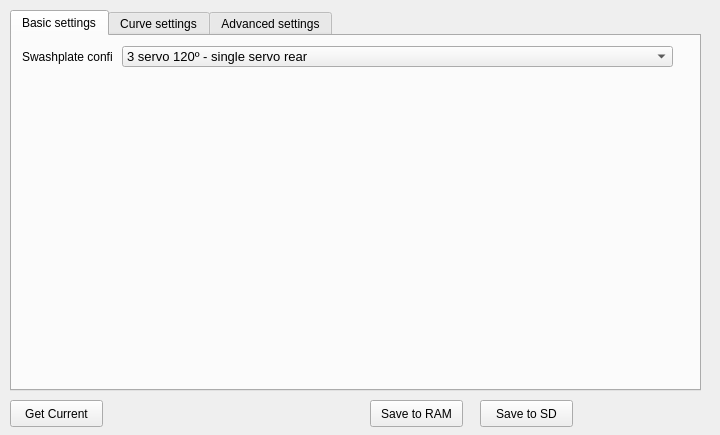
<?xml version="1.0" encoding="UTF-8"?>
<ui version="4.0">
 <class>ccpmWidget</class>
 <widget class="QWidget" name="ccpmWidget">
  <property name="geometry">
   <rect>
    <x>0</x>
    <y>0</y>
    <width>720</width>
    <height>435</height>
   </rect>
  </property>
  <property name="windowTitle">
   <string>Form</string>
  </property>
  <widget class="QTabWidget" name="TabObject">
   <property name="geometry">
    <rect>
     <x>10</x>
     <y>10</y>
     <width>691</width>
     <height>381</height>
    </rect>
   </property>
   <property name="currentIndex">
    <number>0</number>
   </property>
   <widget class="QWidget" name="tab">
    <attribute name="title">
     <string>Basic settings</string>
    </attribute>
    <widget class="QComboBox" name="ccpmType">
     <property name="geometry">
      <rect>
       <x>110</x>
       <y>10</y>
       <width>551</width>
       <height>21</height>
      </rect>
     </property>
     <property name="font">
      <font>
       <pointsize>10</pointsize>
      </font>
     </property>
     <property name="toolTip">
      <string>Select aircraft type here</string>
     </property>
     <item>
      <property name="text">
       <string>3 servo 120º - single servo rear</string>
      </property>
     </item>
     <item>
      <property name="text">
       <string>Custom - Advanced settings</string>
      </property>
     </item>
    </widget>
    <widget class="QLabel" name="label">
     <property name="geometry">
      <rect>
       <x>10</x>
       <y>10</y>
       <width>91</width>
       <height>21</height>
      </rect>
     </property>
     <property name="text">
      <string>Swashplate config:</string>
     </property>
    </widget>
   </widget>
   <widget class="QWidget" name="tab_3">
    <attribute name="title">
     <string>Curve settings</string>
    </attribute>
    <widget class="QTableWidget" name="CurveSettings">
     <property name="geometry">
      <rect>
       <x>20</x>
       <y>190</y>
       <width>261</width>
       <height>141</height>
      </rect>
     </property>
     <property name="font">
      <font>
       <pointsize>8</pointsize>
      </font>
     </property>
     <property name="verticalScrollBarPolicy">
      <enum>Qt::ScrollBarAlwaysOn</enum>
     </property>
     <property name="horizontalScrollBarPolicy">
      <enum>Qt::ScrollBarAlwaysOff</enum>
     </property>
     <property name="autoScroll">
      <bool>false</bool>
     </property>
     <property name="alternatingRowColors">
      <bool>true</bool>
     </property>
     <row>
      <property name="text">
       <string>0%</string>
      </property>
     </row>
     <row>
      <property name="text">
       <string>25%</string>
      </property>
     </row>
     <row>
      <property name="text">
       <string>50%</string>
      </property>
     </row>
     <row>
      <property name="text">
       <string>75%</string>
      </property>
     </row>
     <row>
      <property name="text">
       <string>100%</string>
      </property>
     </row>
     <row>
      <property name="text">
       <string>none</string>
      </property>
     </row>
     <row>
      <property name="text">
       <string>none</string>
      </property>
     </row>
     <row>
      <property name="text">
       <string>none</string>
      </property>
     </row>
     <row>
      <property name="text">
       <string>none</string>
      </property>
     </row>
     <row>
      <property name="text">
       <string>none</string>
      </property>
     </row>
     <column>
      <property name="text">
       <string>Throttle Curve</string>
      </property>
      <property name="textAlignment">
       <set>AlignHCenter|AlignVCenter|AlignCenter</set>
      </property>
     </column>
     <column>
      <property name="text">
       <string>Blade Pitch Curve</string>
      </property>
      <property name="textAlignment">
       <set>AlignHCenter|AlignVCenter|AlignCenter</set>
      </property>
     </column>
     <item row="0" column="0">
      <property name="text">
       <string>0</string>
      </property>
      <property name="textAlignment">
       <set>AlignHCenter|AlignVCenter|AlignCenter</set>
      </property>
     </item>
     <item row="0" column="1">
      <property name="text">
       <string>0</string>
      </property>
      <property name="textAlignment">
       <set>AlignHCenter|AlignVCenter|AlignCenter</set>
      </property>
     </item>
     <item row="1" column="0">
      <property name="text">
       <string>.25</string>
      </property>
      <property name="textAlignment">
       <set>AlignHCenter|AlignVCenter|AlignCenter</set>
      </property>
     </item>
     <item row="1" column="1">
      <property name="text">
       <string>.25</string>
      </property>
      <property name="textAlignment">
       <set>AlignHCenter|AlignVCenter|AlignCenter</set>
      </property>
     </item>
     <item row="2" column="0">
      <property name="text">
       <string>.5</string>
      </property>
      <property name="textAlignment">
       <set>AlignHCenter|AlignVCenter|AlignCenter</set>
      </property>
     </item>
     <item row="2" column="1">
      <property name="text">
       <string>.5</string>
      </property>
      <property name="textAlignment">
       <set>AlignHCenter|AlignVCenter|AlignCenter</set>
      </property>
     </item>
     <item row="3" column="0">
      <property name="text">
       <string>.75</string>
      </property>
      <property name="textAlignment">
       <set>AlignHCenter|AlignVCenter|AlignCenter</set>
      </property>
     </item>
     <item row="3" column="1">
      <property name="text">
       <string>.75</string>
      </property>
      <property name="textAlignment">
       <set>AlignHCenter|AlignVCenter|AlignCenter</set>
      </property>
     </item>
     <item row="4" column="0">
      <property name="text">
       <string>1</string>
      </property>
      <property name="textAlignment">
       <set>AlignHCenter|AlignVCenter|AlignCenter</set>
      </property>
     </item>
     <item row="4" column="1">
      <property name="text">
       <string>1</string>
      </property>
      <property name="textAlignment">
       <set>AlignHCenter|AlignVCenter|AlignCenter</set>
      </property>
     </item>
     <item row="5" column="0">
      <property name="text">
       <string>-</string>
      </property>
      <property name="textAlignment">
       <set>AlignHCenter|AlignVCenter|AlignCenter</set>
      </property>
     </item>
     <item row="5" column="1">
      <property name="text">
       <string>-</string>
      </property>
      <property name="textAlignment">
       <set>AlignHCenter|AlignVCenter|AlignCenter</set>
      </property>
     </item>
     <item row="6" column="0">
      <property name="text">
       <string>-</string>
      </property>
      <property name="textAlignment">
       <set>AlignHCenter|AlignVCenter|AlignCenter</set>
      </property>
     </item>
     <item row="6" column="1">
      <property name="text">
       <string>-</string>
      </property>
      <property name="textAlignment">
       <set>AlignHCenter|AlignVCenter|AlignCenter</set>
      </property>
     </item>
     <item row="7" column="0">
      <property name="text">
       <string>-</string>
      </property>
      <property name="textAlignment">
       <set>AlignHCenter|AlignVCenter|AlignCenter</set>
      </property>
     </item>
     <item row="7" column="1">
      <property name="text">
       <string>-</string>
      </property>
      <property name="textAlignment">
       <set>AlignHCenter|AlignVCenter|AlignCenter</set>
      </property>
     </item>
     <item row="8" column="0">
      <property name="text">
       <string>-</string>
      </property>
      <property name="textAlignment">
       <set>AlignHCenter|AlignVCenter|AlignCenter</set>
      </property>
     </item>
     <item row="8" column="1">
      <property name="text">
       <string>-</string>
      </property>
      <property name="textAlignment">
       <set>AlignHCenter|AlignVCenter|AlignCenter</set>
      </property>
     </item>
     <item row="9" column="0">
      <property name="text">
       <string>-</string>
      </property>
      <property name="textAlignment">
       <set>AlignHCenter|AlignVCenter|AlignCenter</set>
      </property>
     </item>
     <item row="9" column="1">
      <property name="text">
       <string>-</string>
      </property>
      <property name="textAlignment">
       <set>AlignHCenter|AlignVCenter|AlignCenter</set>
      </property>
     </item>
    </widget>
    <widget class="QComboBox" name="CurveType">
     <property name="geometry">
      <rect>
       <x>20</x>
       <y>20</y>
       <width>271</width>
       <height>21</height>
      </rect>
     </property>
     <property name="font">
      <font>
       <pointsize>10</pointsize>
      </font>
     </property>
     <property name="toolTip">
      <string>Select aircraft type here</string>
     </property>
     <item>
      <property name="text">
       <string>Linear</string>
      </property>
     </item>
     <item>
      <property name="text">
       <string>Flat</string>
      </property>
     </item>
     <item>
      <property name="text">
       <string>Step</string>
      </property>
     </item>
     <item>
      <property name="text">
       <string>Custom</string>
      </property>
     </item>
    </widget>
    <widget class="QSpinBox" name="NumCurvePoints">
     <property name="geometry">
      <rect>
       <x>180</x>
       <y>50</y>
       <width>51</width>
       <height>22</height>
      </rect>
     </property>
     <property name="minimum">
      <number>2</number>
     </property>
     <property name="maximum">
      <number>10</number>
     </property>
     <property name="value">
      <number>5</number>
     </property>
    </widget>
    <widget class="QLabel" name="label_2">
     <property name="geometry">
      <rect>
       <x>80</x>
       <y>50</y>
       <width>91</width>
       <height>16</height>
      </rect>
     </property>
     <property name="text">
      <string>Number of points</string>
     </property>
    </widget>
    <widget class="QPushButton" name="ccpmGenerateCurve">
     <property name="geometry">
      <rect>
       <x>150</x>
       <y>140</y>
       <width>121</width>
       <height>27</height>
      </rect>
     </property>
     <property name="toolTip">
      <string>Generate curves based on settings</string>
     </property>
     <property name="text">
      <string>&lt;-- Generate Curve</string>
     </property>
    </widget>
    <widget class="QDoubleSpinBox" name="CurveValue1">
     <property name="geometry">
      <rect>
       <x>40</x>
       <y>100</y>
       <width>62</width>
       <height>22</height>
      </rect>
     </property>
     <property name="decimals">
      <number>1</number>
     </property>
     <property name="maximum">
      <double>10.000000000000000</double>
     </property>
    </widget>
    <widget class="QDoubleSpinBox" name="CurveValue2">
     <property name="geometry">
      <rect>
       <x>130</x>
       <y>100</y>
       <width>62</width>
       <height>22</height>
      </rect>
     </property>
     <property name="decimals">
      <number>1</number>
     </property>
     <property name="maximum">
      <double>10.000000000000000</double>
     </property>
     <property name="value">
      <double>1.000000000000000</double>
     </property>
    </widget>
    <widget class="QDoubleSpinBox" name="CurveValue3">
     <property name="geometry">
      <rect>
       <x>220</x>
       <y>100</y>
       <width>62</width>
       <height>22</height>
      </rect>
     </property>
     <property name="decimals">
      <number>1</number>
     </property>
     <property name="maximum">
      <double>100.000000000000000</double>
     </property>
     <property name="value">
      <double>50.000000000000000</double>
     </property>
    </widget>
    <widget class="QLabel" name="CurveLabel1">
     <property name="geometry">
      <rect>
       <x>40</x>
       <y>80</y>
       <width>61</width>
       <height>16</height>
      </rect>
     </property>
     <property name="text">
      <string>Min</string>
     </property>
    </widget>
    <widget class="QLabel" name="CurveLabel2">
     <property name="geometry">
      <rect>
       <x>130</x>
       <y>80</y>
       <width>61</width>
       <height>16</height>
      </rect>
     </property>
     <property name="text">
      <string>Max</string>
     </property>
    </widget>
    <widget class="QLabel" name="CurveLabel3">
     <property name="geometry">
      <rect>
       <x>220</x>
       <y>80</y>
       <width>61</width>
       <height>16</height>
      </rect>
     </property>
     <property name="text">
      <string>Step point</string>
     </property>
    </widget>
    <widget class="QGraphicsView" name="CurveGraph">
     <property name="geometry">
      <rect>
       <x>310</x>
       <y>10</y>
       <width>371</width>
       <height>331</height>
      </rect>
     </property>
    </widget>
    <widget class="QComboBox" name="CurveToGenerate">
     <property name="geometry">
      <rect>
       <x>30</x>
       <y>140</y>
       <width>111</width>
       <height>21</height>
      </rect>
     </property>
     <property name="font">
      <font>
       <pointsize>10</pointsize>
      </font>
     </property>
     <property name="toolTip">
      <string>Select aircraft type here</string>
     </property>
     <item>
      <property name="text">
       <string>Throttle</string>
      </property>
     </item>
     <item>
      <property name="text">
       <string>Pitch</string>
      </property>
     </item>
    </widget>
   </widget>
   <widget class="QWidget" name="tab_2">
    <attribute name="title">
     <string>Advanced settings</string>
    </attribute>
    <widget class="QTableWidget" name="ServoSettings">
     <property name="geometry">
      <rect>
       <x>10</x>
       <y>30</y>
       <width>251</width>
       <height>141</height>
      </rect>
     </property>
     <property name="sizePolicy">
      <sizepolicy hsizetype="Minimum" vsizetype="Minimum">
       <horstretch>0</horstretch>
       <verstretch>0</verstretch>
      </sizepolicy>
     </property>
     <property name="frameShape">
      <enum>QFrame::StyledPanel</enum>
     </property>
     <property name="frameShadow">
      <enum>QFrame::Plain</enum>
     </property>
     <property name="midLineWidth">
      <number>0</number>
     </property>
     <property name="verticalScrollBarPolicy">
      <enum>Qt::ScrollBarAlwaysOff</enum>
     </property>
     <property name="horizontalScrollBarPolicy">
      <enum>Qt::ScrollBarAlwaysOff</enum>
     </property>
     <property name="autoScroll">
      <bool>false</bool>
     </property>
     <property name="showDropIndicator" stdset="0">
      <bool>false</bool>
     </property>
     <property name="alternatingRowColors">
      <bool>true</bool>
     </property>
     <property name="selectionMode">
      <enum>QAbstractItemView::SingleSelection</enum>
     </property>
     <row>
      <property name="text">
       <string>ServoW</string>
      </property>
     </row>
     <row>
      <property name="text">
       <string>ServoX</string>
      </property>
     </row>
     <row>
      <property name="text">
       <string>ServoY</string>
      </property>
     </row>
     <row>
      <property name="text">
       <string>ServoZ</string>
      </property>
     </row>
     <column>
      <property name="text">
       <string>Angle</string>
      </property>
     </column>
     <column>
      <property name="text">
       <string>Output</string>
      </property>
     </column>
     <item row="0" column="0">
      <property name="text">
       <string>0</string>
      </property>
      <property name="textAlignment">
       <set>AlignHCenter|AlignVCenter|AlignCenter</set>
      </property>
     </item>
     <item row="0" column="1">
      <property name="text">
       <string>8</string>
      </property>
      <property name="textAlignment">
       <set>AlignHCenter|AlignVCenter|AlignCenter</set>
      </property>
     </item>
     <item row="1" column="0">
      <property name="text">
       <string>60</string>
      </property>
      <property name="textAlignment">
       <set>AlignHCenter|AlignVCenter|AlignCenter</set>
      </property>
     </item>
     <item row="1" column="1">
      <property name="text">
       <string>5</string>
      </property>
      <property name="textAlignment">
       <set>AlignHCenter|AlignVCenter|AlignCenter</set>
      </property>
     </item>
     <item row="2" column="0">
      <property name="text">
       <string>180</string>
      </property>
      <property name="textAlignment">
       <set>AlignHCenter|AlignVCenter|AlignCenter</set>
      </property>
     </item>
     <item row="2" column="1">
      <property name="text">
       <string>1</string>
      </property>
      <property name="textAlignment">
       <set>AlignHCenter|AlignVCenter|AlignCenter</set>
      </property>
     </item>
     <item row="3" column="0">
      <property name="text">
       <string>300</string>
      </property>
      <property name="textAlignment">
       <set>AlignHCenter|AlignVCenter|AlignCenter</set>
      </property>
     </item>
     <item row="3" column="1">
      <property name="text">
       <string>0</string>
      </property>
      <property name="textAlignment">
       <set>AlignHCenter|AlignVCenter|AlignCenter</set>
      </property>
     </item>
    </widget>
    <widget class="QLabel" name="label_3">
     <property name="geometry">
      <rect>
       <x>10</x>
       <y>0</y>
       <width>91</width>
       <height>30</height>
      </rect>
     </property>
     <property name="text">
      <string>Servo config:</string>
     </property>
    </widget>
    <widget class="QLabel" name="label_4">
     <property name="geometry">
      <rect>
       <x>10</x>
       <y>180</y>
       <width>101</width>
       <height>30</height>
      </rect>
     </property>
     <property name="text">
      <string>CollectiveConstant:</string>
     </property>
    </widget>
    <widget class="QLabel" name="label_7">
     <property name="enabled">
      <bool>false</bool>
     </property>
     <property name="geometry">
      <rect>
       <x>10</x>
       <y>210</y>
       <width>91</width>
       <height>16</height>
      </rect>
     </property>
     <property name="text">
      <string>CorrectionAngle:</string>
     </property>
    </widget>
    <widget class="QLabel" name="label_8">
     <property name="geometry">
      <rect>
       <x>10</x>
       <y>240</y>
       <width>101</width>
       <height>30</height>
      </rect>
     </property>
     <property name="text">
      <string>Throttle Output</string>
     </property>
    </widget>
    <widget class="QLabel" name="label_9">
     <property name="geometry">
      <rect>
       <x>10</x>
       <y>270</y>
       <width>81</width>
       <height>30</height>
      </rect>
     </property>
     <property name="text">
      <string>Tail Rotor Servo</string>
     </property>
    </widget>
    <widget class="QComboBox" name="ccpmThrottle">
     <property name="geometry">
      <rect>
       <x>90</x>
       <y>240</y>
       <width>151</width>
       <height>21</height>
      </rect>
     </property>
     <property name="font">
      <font>
       <pointsize>10</pointsize>
      </font>
     </property>
     <property name="toolTip">
      <string>Select aircraft type here</string>
     </property>
     <property name="currentIndex">
      <number>2</number>
     </property>
     <item>
      <property name="text">
       <string>0</string>
      </property>
     </item>
     <item>
      <property name="text">
       <string>1</string>
      </property>
     </item>
     <item>
      <property name="text">
       <string>2</string>
      </property>
     </item>
     <item>
      <property name="text">
       <string>3</string>
      </property>
     </item>
     <item>
      <property name="text">
       <string>4</string>
      </property>
     </item>
     <item>
      <property name="text">
       <string>5</string>
      </property>
     </item>
     <item>
      <property name="text">
       <string>6</string>
      </property>
     </item>
     <item>
      <property name="text">
       <string>7</string>
      </property>
     </item>
     <item>
      <property name="text">
       <string>8</string>
      </property>
     </item>
    </widget>
    <widget class="QComboBox" name="ccpmTailRotor">
     <property name="geometry">
      <rect>
       <x>90</x>
       <y>270</y>
       <width>151</width>
       <height>21</height>
      </rect>
     </property>
     <property name="font">
      <font>
       <pointsize>10</pointsize>
      </font>
     </property>
     <property name="toolTip">
      <string>Select aircraft type here</string>
     </property>
     <property name="currentIndex">
      <number>3</number>
     </property>
     <item>
      <property name="text">
       <string>0</string>
      </property>
     </item>
     <item>
      <property name="text">
       <string>1</string>
      </property>
     </item>
     <item>
      <property name="text">
       <string>2</string>
      </property>
     </item>
     <item>
      <property name="text">
       <string>3</string>
      </property>
     </item>
     <item>
      <property name="text">
       <string>4</string>
      </property>
     </item>
     <item>
      <property name="text">
       <string>5</string>
      </property>
     </item>
     <item>
      <property name="text">
       <string>6</string>
      </property>
     </item>
     <item>
      <property name="text">
       <string>7</string>
      </property>
     </item>
     <item>
      <property name="text">
       <string>8</string>
      </property>
     </item>
    </widget>
    <widget class="QDoubleSpinBox" name="CollectiveConstant">
     <property name="geometry">
      <rect>
       <x>130</x>
       <y>180</y>
       <width>62</width>
       <height>22</height>
      </rect>
     </property>
     <property name="maximum">
      <double>1.000000000000000</double>
     </property>
     <property name="singleStep">
      <double>0.050000000000000</double>
     </property>
     <property name="value">
      <double>0.500000000000000</double>
     </property>
    </widget>
    <widget class="QDoubleSpinBox" name="CorrectionAngle">
     <property name="enabled">
      <bool>false</bool>
     </property>
     <property name="geometry">
      <rect>
       <x>130</x>
       <y>210</y>
       <width>62</width>
       <height>22</height>
      </rect>
     </property>
     <property name="decimals">
      <number>0</number>
     </property>
     <property name="maximum">
      <double>360.000000000000000</double>
     </property>
     <property name="singleStep">
      <double>15.000000000000000</double>
     </property>
    </widget>
    <widget class="QCheckBox" name="YawStabilizationInManualMode">
     <property name="enabled">
      <bool>false</bool>
     </property>
     <property name="geometry">
      <rect>
       <x>10</x>
       <y>310</y>
       <width>181</width>
       <height>17</height>
      </rect>
     </property>
     <property name="text">
      <string>YawStabilizationInManualMode:</string>
     </property>
    </widget>
    <widget class="QCheckBox" name="Flybarless">
     <property name="enabled">
      <bool>false</bool>
     </property>
     <property name="geometry">
      <rect>
       <x>10</x>
       <y>330</y>
       <width>70</width>
       <height>17</height>
      </rect>
     </property>
     <property name="text">
      <string>Flybarless</string>
     </property>
    </widget>
    <widget class="QGraphicsView" name="SwashplateImage">
     <property name="geometry">
      <rect>
       <x>300</x>
       <y>10</y>
       <width>371</width>
       <height>331</height>
      </rect>
     </property>
    </widget>
   </widget>
  </widget>
  <widget class="QPushButton" name="getccpmCurrent">
   <property name="geometry">
    <rect>
     <x>10</x>
     <y>400</y>
     <width>93</width>
     <height>27</height>
    </rect>
   </property>
   <property name="toolTip">
    <string>Retrieve settings from OpenPilot</string>
   </property>
   <property name="text">
    <string>Get Current</string>
   </property>
  </widget>
  <widget class="QPushButton" name="saveccpmToRAM">
   <property name="geometry">
    <rect>
     <x>370</x>
     <y>400</y>
     <width>93</width>
     <height>27</height>
    </rect>
   </property>
   <property name="toolTip">
    <string>Send to OpenPilot but don't write in SD.</string>
   </property>
   <property name="text">
    <string>Save to RAM</string>
   </property>
  </widget>
  <widget class="QPushButton" name="saveccpmToSD">
   <property name="geometry">
    <rect>
     <x>480</x>
     <y>400</y>
     <width>93</width>
     <height>27</height>
    </rect>
   </property>
   <property name="toolTip">
    <string>Applies and Saves all settings to SD</string>
   </property>
   <property name="text">
    <string>Save to SD</string>
   </property>
  </widget>
 </widget>
 <resources/>
 <connections/>
</ui>
